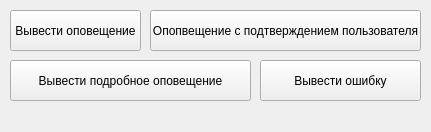
<?xml version="1.0" encoding="UTF-8"?>
<ui version="4.0">
 <class>MainWindow</class>
 <widget class="QMainWindow" name="MainWindow">
  <property name="geometry">
   <rect>
    <x>0</x>
    <y>0</y>
    <width>431</width>
    <height>132</height>
   </rect>
  </property>
  <property name="windowTitle">
   <string>MainWindow</string>
  </property>
  <widget class="QWidget" name="centralwidget">
   <widget class="QPushButton" name="pushButton">
    <property name="geometry">
     <rect>
      <x>10</x>
      <y>10</y>
      <width>131</width>
      <height>41</height>
     </rect>
    </property>
    <property name="text">
     <string>Вывести оповещение</string>
    </property>
   </widget>
   <widget class="QPushButton" name="pushButton_2">
    <property name="geometry">
     <rect>
      <x>10</x>
      <y>60</y>
      <width>241</width>
      <height>41</height>
     </rect>
    </property>
    <property name="text">
     <string>Вывести подробное оповещение</string>
    </property>
   </widget>
   <widget class="QPushButton" name="pushButton_3">
    <property name="geometry">
     <rect>
      <x>150</x>
      <y>10</y>
      <width>271</width>
      <height>41</height>
     </rect>
    </property>
    <property name="text">
     <string>Опопвещение с подтверждением пользователя</string>
    </property>
   </widget>
   <widget class="QPushButton" name="pushButton_4">
    <property name="geometry">
     <rect>
      <x>260</x>
      <y>60</y>
      <width>161</width>
      <height>41</height>
     </rect>
    </property>
    <property name="text">
     <string>Вывести ошибку</string>
    </property>
   </widget>
  </widget>
  <widget class="QMenuBar" name="menubar">
   <property name="geometry">
    <rect>
     <x>0</x>
     <y>0</y>
     <width>431</width>
     <height>21</height>
    </rect>
   </property>
  </widget>
 </widget>
 <resources/>
 <connections/>
</ui>
